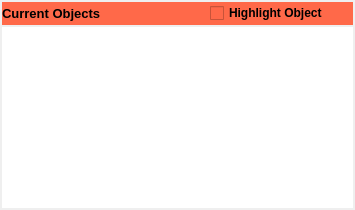
<?xml version="1.0" encoding="UTF-8"?>
<ui version="4.0">
 <class>IROOTFittingObjects</class>
 <widget class="QWidget" name="IROOTFittingObjects">
  <property name="geometry">
   <rect>
    <x>0</x>
    <y>0</y>
    <width>355</width>
    <height>210</height>
   </rect>
  </property>
  <property name="windowTitle">
   <string>Form</string>
  </property>
  <property name="styleSheet">
   <string notr="true"/>
  </property>
  <layout class="QVBoxLayout" name="verticalLayout">
   <property name="spacing">
    <number>2</number>
   </property>
   <property name="margin">
    <number>2</number>
   </property>
   <item>
    <widget class="QWidget" name="titleWidget" native="true">
     <property name="maximumSize">
      <size>
       <width>16777215</width>
       <height>25</height>
      </size>
     </property>
     <property name="font">
      <font>
       <pointsize>8</pointsize>
      </font>
     </property>
     <property name="styleSheet">
      <string notr="true">background-color: rgb(255, 105, 73);</string>
     </property>
     <layout class="QHBoxLayout" name="horizontalLayout_3">
      <property name="spacing">
       <number>1</number>
      </property>
      <property name="margin">
       <number>0</number>
      </property>
      <item>
       <widget class="QLabel" name="title">
        <property name="font">
         <font>
          <family>Segoe UI</family>
          <pointsize>10</pointsize>
          <weight>75</weight>
          <bold>true</bold>
         </font>
        </property>
        <property name="text">
         <string>Current Objects</string>
        </property>
       </widget>
      </item>
      <item>
       <spacer name="horizontalSpacer_3">
        <property name="orientation">
         <enum>Qt::Horizontal</enum>
        </property>
        <property name="sizeHint" stdset="0">
         <size>
          <width>40</width>
          <height>20</height>
         </size>
        </property>
       </spacer>
      </item>
      <item>
       <widget class="QCheckBox" name="highLight">
        <property name="font">
         <font>
          <family>Segoe UI</family>
          <weight>75</weight>
          <bold>true</bold>
         </font>
        </property>
        <property name="text">
         <string>Highlight Object</string>
        </property>
       </widget>
      </item>
      <item>
       <widget class="QToolButton" name="close">
        <property name="font">
         <font>
          <pointsize>9</pointsize>
          <weight>75</weight>
          <bold>true</bold>
         </font>
        </property>
        <property name="text">
         <string/>
        </property>
        <property name="icon">
         <iconset resource="resources.qrc">
          <normaloff>:/icons/icons/metro.icons/black/cancel.png</normaloff>:/icons/icons/metro.icons/black/cancel.png</iconset>
        </property>
        <property name="autoRaise">
         <bool>true</bool>
        </property>
       </widget>
      </item>
     </layout>
    </widget>
   </item>
   <item>
    <widget class="QTreeWidget" name="fittableObjects">
     <property name="font">
      <font>
       <pointsize>8</pointsize>
      </font>
     </property>
     <property name="styleSheet">
      <string notr="true"/>
     </property>
     <property name="frameShape">
      <enum>QFrame::NoFrame</enum>
     </property>
     <property name="alternatingRowColors">
      <bool>false</bool>
     </property>
     <property name="selectionMode">
      <enum>QAbstractItemView::MultiSelection</enum>
     </property>
     <attribute name="headerVisible">
      <bool>false</bool>
     </attribute>
     <column>
      <property name="text">
       <string notr="true">1</string>
      </property>
     </column>
    </widget>
   </item>
  </layout>
  <zorder>fittableObjects</zorder>
  <zorder>titleWidget</zorder>
  <zorder>horizontalSpacer_3</zorder>
 </widget>
 <resources>
  <include location="resources.qrc"/>
 </resources>
 <connections/>
</ui>
